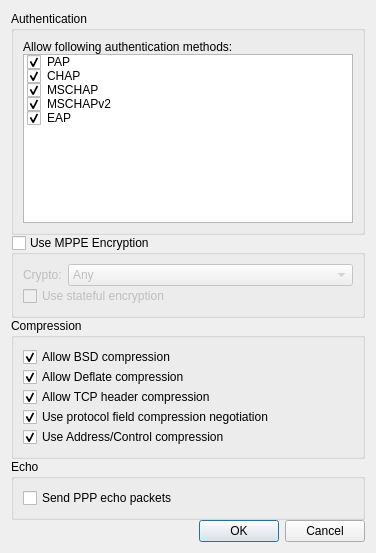
<?xml version="1.0" encoding="UTF-8"?>
<ui version="4.0">
 <class>L2tpPppWidget</class>
 <widget class="QWidget" name="L2tpPppWidget">
  <property name="geometry">
   <rect>
    <x>0</x>
    <y>0</y>
    <width>376</width>
    <height>553</height>
   </rect>
  </property>
  <layout class="QFormLayout" name="formLayout_3">
    <property name="verticalSpacing">
    <number>0</number>
    </property>
   <item row="0" column="0" colspan="2">
    <widget class="QGroupBox" name="grp_authenfication">
     <property name="title">
      <string>Authentication</string>
     </property>
     <layout class="QFormLayout" name="formLayout_5">
    <property name="verticalSpacing">
    <number>0</number>
    </property>
      <item row="0" column="0">
       <widget class="QLabel" name="lblauth">
        <property name="text">
         <string>Allow following authentication methods:</string>
        </property>
        <property name="buddy">
         <cstring>listWidget</cstring>
        </property>
       </widget>
      </item>
      <item row="1" column="0" colspan="2">
       <widget class="QListWidget" name="listWidget">
        <item>
         <property name="text">
          <string>PAP</string>
         </property>
         <property name="checkState">
          <enum>Checked</enum>
         </property>
        </item>
        <item>
         <property name="text">
          <string>CHAP</string>
         </property>
         <property name="checkState">
          <enum>Checked</enum>
         </property>
        </item>
        <item>
         <property name="text">
          <string>MSCHAP</string>
         </property>
         <property name="checkState">
          <enum>Checked</enum>
         </property>
        </item>
        <item>
         <property name="text">
          <string>MSCHAPv2</string>
         </property>
         <property name="checkState">
          <enum>Checked</enum>
         </property>
        </item>
        <item>
         <property name="text">
          <string>EAP</string>
         </property>
         <property name="checkState">
          <enum>Checked</enum>
         </property>
        </item>
       </widget>
      </item>
     </layout>
    </widget>
   </item>
   <item row="1" column="0" colspan="2">
    <widget class="QGroupBox" name="gbMPPE">
     <property name="toolTip">
      <string>Use Microsoft Point-to-Point Encryption</string>
     </property>
     <property name="title">
      <string>Use MPPE Encryption</string>
     </property>
     <property name="checkable">
      <bool>true</bool>
     </property>
     <property name="checked">
      <bool>false</bool>
     </property>
     <layout class="QFormLayout" name="formLayout_4">
    <property name="verticalSpacing">
    <number>0</number>
    </property>
      <item row="0" column="0">
       <widget class="QLabel" name="lblMMPEcrypto">
        <property name="maximumSize">
         <size>
          <width>100</width>
          <height>16777215</height>
         </size>
        </property>
        <property name="text">
         <string>Crypto:</string>
        </property>
        <property name="buddy">
         <cstring>cbMPPECrypto</cstring>
        </property>
       </widget>
      </item>
      <item row="0" column="1">
       <widget class="KComboBox" name="cbMPPECrypto">
        <property name="sizePolicy">
         <sizepolicy hsizetype="MinimumExpanding" vsizetype="Fixed">
          <horstretch>0</horstretch>
          <verstretch>0</verstretch>
         </sizepolicy>
        </property>
        <item>
         <property name="text">
          <string comment="like in use Any configuration">Any</string>
         </property>
        </item>
        <item>
         <property name="text">
          <string>128 bit</string>
         </property>
        </item>
        <item>
         <property name="text">
          <string>40 bit</string>
         </property>
        </item>
       </widget>
      </item>
      <item row="1" column="0" colspan="2">
       <widget class="QCheckBox" name="cbstatefulEncryption">
        <property name="text">
         <string>Use stateful encryption</string>
        </property>
       </widget>
      </item>
     </layout>
    </widget>
   </item>
   <item row="2" column="0" colspan="2">
    <widget class="QGroupBox" name="grp_cryptoAndCompression">
     <property name="title">
      <string>Compression</string>
     </property>
     <layout class="QFormLayout" name="formLayout">
    <property name="verticalSpacing">
    <number>0</number>
    </property>
      <property name="labelAlignment">
       <set>Qt::AlignLeading|Qt::AlignLeft|Qt::AlignVCenter</set>
      </property>
      <item row="0" column="0">
       <widget class="QCheckBox" name="cbBSD">
        <property name="text">
         <string>Allow BSD compression</string>
        </property>
        <property name="checked">
         <bool>true</bool>
        </property>
       </widget>
      </item>
      <item row="1" column="0">
       <widget class="QCheckBox" name="cbdeflate">
        <property name="text">
         <string>Allow Deflate compression</string>
        </property>
        <property name="checked">
         <bool>true</bool>
        </property>
       </widget>
      </item>
      <item row="2" column="0">
       <widget class="QCheckBox" name="cbTCPheaders">
        <property name="text">
         <string>Allow TCP header compression</string>
        </property>
        <property name="checked">
         <bool>true</bool>
        </property>
       </widget>
      </item>
      <item row="3" column="0">
       <widget class="QCheckBox" name="cbCompressionNegotiation">
        <property name="text">
         <string>Use protocol field compression negotiation</string>
        </property>
        <property name="checked">
         <bool>true</bool>
        </property>
        <property name="tristate">
         <bool>false</bool>
        </property>
       </widget>
      </item>
      <item row="4" column="0">
       <widget class="QCheckBox" name="cbAddressControlCompression">
        <property name="text">
         <string>Use Address/Control compression</string>
        </property>
        <property name="checked">
         <bool>true</bool>
        </property>
       </widget>
      </item>
     </layout>
    </widget>
   </item>
   <item row="3" column="0" colspan="2">
    <widget class="QGroupBox" name="grp_echo">
     <property name="title">
      <string>Echo</string>
     </property>
     <layout class="QFormLayout" name="formLayout_2">
    <property name="verticalSpacing">
    <number>0</number>
    </property>
      <item row="0" column="0">
       <widget class="QCheckBox" name="cbsendEcho">
        <property name="text">
         <string>Send PPP echo packets </string>
        </property>
       </widget>
      </item>
     </layout>
    </widget>
   </item>
   <item row="4" column="0" colspan="2">
    <widget class="QDialogButtonBox" name="buttonBox">
     <property name="standardButtons">
      <set>QDialogButtonBox::Cancel|QDialogButtonBox::Ok</set>
     </property>
    </widget>
   </item>
  </layout>
  <zorder>grp_authenfication</zorder>
  <zorder>grp_echo</zorder>
  <zorder>grp_cryptoAndCompression</zorder>
  <zorder>gbMPPE</zorder>
  <zorder>buttonBox</zorder>
 </widget>
 <customwidgets>
  <customwidget>
   <class>KComboBox</class>
   <extends>QComboBox</extends>
   <header>kcombobox.h</header>
  </customwidget>
 </customwidgets>
 <tabstops>
  <tabstop>listWidget</tabstop>
  <tabstop>gbMPPE</tabstop>
  <tabstop>cbMPPECrypto</tabstop>
  <tabstop>cbstatefulEncryption</tabstop>
  <tabstop>cbBSD</tabstop>
  <tabstop>cbdeflate</tabstop>
  <tabstop>cbTCPheaders</tabstop>
  <tabstop>cbCompressionNegotiation</tabstop>
  <tabstop>cbAddressControlCompression</tabstop>
  <tabstop>cbsendEcho</tabstop>
  <tabstop>buttonBox</tabstop>
 </tabstops>
 <resources/>
 <connections>
  <connection>
   <sender>buttonBox</sender>
   <signal>accepted()</signal>
   <receiver>L2tpPppWidget</receiver>
   <slot>accept()</slot>
   <hints>
    <hint type="sourcelabel">
     <x>187</x>
     <y>536</y>
    </hint>
    <hint type="destinationlabel">
     <x>187</x>
     <y>276</y>
    </hint>
   </hints>
  </connection>
  <connection>
   <sender>buttonBox</sender>
   <signal>rejected()</signal>
   <receiver>L2tpPppWidget</receiver>
   <slot>reject()</slot>
   <hints>
    <hint type="sourcelabel">
     <x>187</x>
     <y>536</y>
    </hint>
    <hint type="destinationlabel">
     <x>187</x>
     <y>276</y>
    </hint>
   </hints>
  </connection>
  <connection>
   <sender>gbMPPE</sender>
   <signal>toggled(bool)</signal>
   <receiver>cbMPPECrypto</receiver>
   <slot>setEnabled(bool)</slot>
   <hints>
    <hint type="sourcelabel">
     <x>187</x>
     <y>250</y>
    </hint>
    <hint type="destinationlabel">
     <x>239</x>
     <y>248</y>
    </hint>
   </hints>
  </connection>
  <connection>
   <sender>gbMPPE</sender>
   <signal>toggled(bool)</signal>
   <receiver>cbstatefulEncryption</receiver>
   <slot>setEnabled(bool)</slot>
   <hints>
    <hint type="sourcelabel">
     <x>187</x>
     <y>250</y>
    </hint>
    <hint type="destinationlabel">
     <x>187</x>
     <y>277</y>
    </hint>
   </hints>
  </connection>
 </connections>
</ui>
